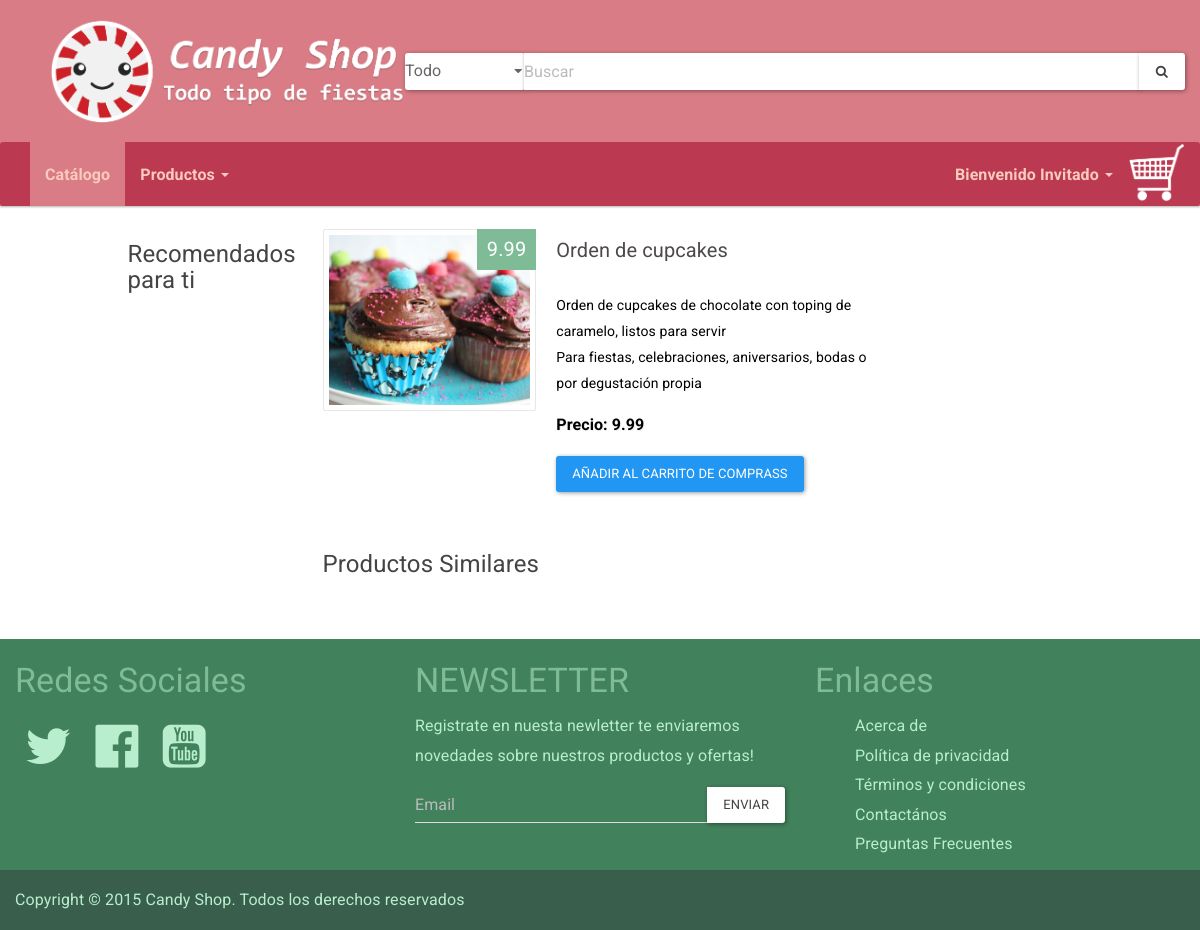
The app's page /detalles.php?id=5 with its own data.
### tables this page shows
CREATE TABLE `productos` (
  `id` int(11) NOT NULL AUTO_INCREMENT,
  `idcategoria` int(11) DEFAULT NULL,
  `nombre` text NOT NULL,
  `nombre_EN` varchar(255) DEFAULT NULL,
  `descripcion` text NOT NULL,
  `descripcion_EN` varchar(255) DEFAULT NULL,
  `imagen` text NOT NULL,
  `precio` double NOT NULL,
  PRIMARY KEY (`id`),
  KEY `fk_producto_categoria` (`idcategoria`),
  CONSTRAINT `fk_producto_categoria` FOREIGN KEY (`idcategoria`) REFERENCES `categoria` (`idcategoria`) ON DELETE SET NULL ON UPDATE CASCADE
);

### funciones/consultas.php (called while the page is built, shortened)
<?php
	require_once(__ROOT__.'/conexion.php');
	function getProductoPorId($id="%", $assoc = true){
		global $db;
		$stmt = $db->prepare("SELECT * FROM productos WHERE Id LIKE ?");
		$tipo = $id=="%"?"s":"i";
		$stmt->bind_param($tipo,$id);
		$rows = array();
		if ($stmt->execute()) {
			$result = $stmt->get_result();
			if ($assoc) {
				while ($row = $result->fetch_assoc()) {
					array_push($rows, $row);
				}
			} else {
				while ($row = $result->fetch_array()) {
					array_push($rows, $row);
				}
			}
		}
		return $rows;
	}
?>

### detalles.php (the view, shortened to what this page needs)
<?php include 'include/header.php' ?><script src="<?php echo htmlspecialchars('' . ($base_url) . '/js/scripts.js', ENT_QUOTES, 'UTF-8'); ?>"></script><?php $producto = getProductoPorId($_GET["id"],false);
$count = count($producto); ?><section id="body" class="col-md-6 col-lg-6 col-sm-12 col-xs-12"><?php if ($count > 0) {
	$producto = $producto[0];
?><div class="producto row"><div class="col-md-12 col-lg-5 col-sm-6 col-xs-12"><span class="producto-precio"><?php echo htmlspecialchars($producto['precio'], ENT_QUOTES, 'UTF-8'); ?></span><a href="<?php echo htmlspecialchars('./detalles.php?id=' . ($producto[0]) . '', ENT_QUOTES, 'UTF-8'); ?>" class="producto-image-container"><img src="<?php echo htmlspecialchars('./productos/' . ($producto[6]) . '', ENT_QUOTES, 'UTF-8'); ?>"/></a></div><div class="producto-detalles col-md-12 col-lg-7 col-sm-6 col-xs-12"><h2 class="producto-nombre"><?php echo $producto['nombre']; ?></h2><p class="producto-descripcion"><?php echo $producto['descripcion']; ?></p><p class="producto-descripcion-precio">Precio: <?=$producto['precio']?></p><a href="<?php echo './carritodecompras.php?id=' . ($producto[0]) . ''; ?>" class="btn btn-primary">Añadir al Carrito de Comprass
</a></div></div><div class="ProductosRelacionados"><?php include 'include/productosrelacionados.php' ?></div><?php } else { ?><div role="alert" class="alert alert-warning">No hay productos a mostrar</div><?php } ?></section><?php include 'include/footer.php' ?>

### css/style.css (style rules this page uses)
* { outline:none !important }
body { background-color:#fff !important }
.producto { max-height:368.5px;-o-transition:all 0.2s ease-in-out;-ms-transition:all 0.2s ease-in-out;-moz-transition:all 0.2s ease-in-out;-webkit-transition:all 0.2s ease-in-out;transition:all 0.2s ease-in-out; }
.producto img { border:1px solid #e7e7e7;-webkit-border-radius:2px;border-radius:2px;padding:5px;width:100% }
.producto .producto-detalles { padding:0 5px 0 5px }
.producto .producto-nombre { color:#4e4949;font-size:20px;height:44px;max-height:44px;margin:10px 0 10px 0;overflow:hidden;width:100% }
.producto .producto-descripcion { color:#000;font-size:14px }
.producto .producto-descripcion-precio { color:#000;font-size:16px;font-weight:bolder;text-shadow:1px 1px 1px #eee }
.producto .producto-precio { background-color:#7fbb97;color:#fff;padding:2px 10px;position:absolute;font-size:20px;top:0;right:15px;z-index:1 }

### records on screen
productos: precio "9.99", imagen (picture), nombre "Orden de cupcakes", descripcion "Orden de cupcakes de chocolate con toping de caramelo, listos para servir Para fiestas, celebraciones, aniversarios, bodas o por degustación propia"

### other values on screen
$usuario_label "Invitado"
